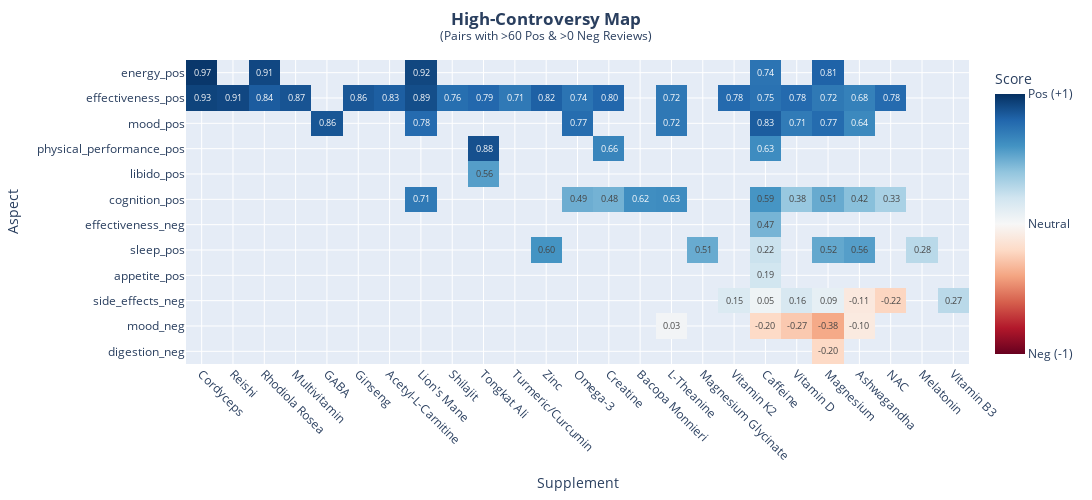

Notebook code for this chart:
### Code cell
MIN_POS_COUNT = 60
MIN_NEG_COUNT = 0
FONT_SIZE_ANNOT = 9  


# --- 1. Filter data (Same logic as before) ---
df_filtered = df_golden[~df_golden['aspect'].isin(['side_effects', "taste"])].copy()
df_filtered = df_filtered[~df_filtered['supplements'].isin(["Supplement"])]
df_filtered = df_filtered[df_filtered['polarity'].isin(['positive', 'negative'])]

# --- 2. Calculate counts ---
polarity_counts = df_filtered.groupby(['supplements', 'aspect', 'polarity']).size().unstack(fill_value=0)

if 'positive' not in polarity_counts.columns: polarity_counts['positive'] = 0
if 'negative' not in polarity_counts.columns: polarity_counts['negative'] = 0

# --- 3. Find valid cells (Strict Threshold) ---
valid_cells_mask = (
    (polarity_counts['positive'] > MIN_POS_COUNT) & 
    (polarity_counts['negative'] > MIN_NEG_COUNT)
)
valid_cell_index = polarity_counts[valid_cells_mask].index


print(f"Found {len(valid_cell_index)} highly-debated pairs.")

# --- 4. Calculate mean polarity ---
df_valid = df_filtered[df_filtered.set_index(['supplements', 'aspect']).index.isin(valid_cell_index)].copy()
df_valid['polarity_score'] = df_valid['polarity'].map({'positive': 1, 'negative': -1})

heatmap_data = df_valid.groupby(['supplements', 'aspect'])['polarity_score'].mean()

# Pivot: Aspects on Index (Vertical), Supplements on Columns
heatmap_pivot = heatmap_data.unstack(level='supplements')

# Drop empty rows/cols
heatmap_pivot = heatmap_pivot.dropna(how='all', axis=0).dropna(how='all', axis=1)

# --- 5. Sorting (Clustering) ---
heatmap_pivot = heatmap_pivot.loc[
    heatmap_pivot.mean(axis=1).sort_values(ascending=False).index,
    heatmap_pivot.mean(axis=0).sort_values(ascending=False).index
]

# --- 6. Interactive Plotting with Plotly ---

# Determine chart size dynamically
n_rows, n_cols = heatmap_pivot.shape
height_px = max(500, n_rows * 30)
width_px = max(600, n_cols * 50)

fig = px.imshow(
    heatmap_pivot,
    labels=dict(x="Supplement", y="Aspect", color="Sentiment"),
    x=heatmap_pivot.columns,
    y=heatmap_pivot.index,
    text_auto='.2f',                # Show the numbers, formatted to 2 decimals
    aspect="auto",                  # Allow rectangular cells (not forced squares)
    color_continuous_scale='RdBu',  # Red (Neg) to Blue (Pos)
    range_color=[-1, 1]             # Lock scale from -1 to 1
)

# Customizing the visual style
fig.update_traces(
    textfont_size=FONT_SIZE_ANNOT,  # Goal 1: Smaller font
    # Goal 2: Custom Hover Tooltip
    hovertemplate="<b>Aspect:</b> %{y}<br><b>Supplement:</b> %{x}<br><b>Score:</b> %{z:.2f}<extra></extra>"
)

fig.update_layout(
    title={
        'text': f"<b>High-Controversy Map</b><br><sup>(Pairs with >{MIN_POS_COUNT} Pos & >{MIN_NEG_COUNT} Neg Reviews)</sup>",
        'y':0.95,
        'x':0.5,
        'xanchor': 'center',
        'yanchor': 'top'
    },
    width=width_px,
    height=height_px,
    xaxis={'side': 'bottom', 'tickangle': 45}, # Rotate x-labels
    yaxis={'side': 'left'},
    coloraxis_colorbar=dict(
        title="Score",
        tickvals=[-1, 0, 1],
        ticktext=["Neg (-1)", "Neutral", "Pos (+1)"]
    )
)

fig.show()

### Figure 1 — Plotly figure (JSON) as saved in the notebook; plotly's stock layout.template omitted (floating-point values rounded to 4 significant figures; data arrays with more than 128 entries replaced by an {"elided": "..."} marker saying what was removed)
{"data": [{"coloraxis": "coloraxis", "hovertemplate": "<b>Aspect:</b> %{y}<br><b>Supplement:</b> %{x}<br><b>Score:</b> %{z:.2f}<extra></extra>", "name": "0", "textfont": {"size": 9}, "texttemplate": "%{z:.2f}", "type": "heatmap", "x": ["Cordyceps", "Reishi", "Rhodiola Rosea", "Multivitamin", "GABA", "Ginseng", "Acetyl-L-Carnitine", "Lion's Mane", "Shilajit", "Tongkat Ali", "Turmeric/Curcumin", "Zinc", "Omega-3", "Creatine", "Bacopa Monnieri", "L-Theanine", "Magnesium Glycinate", "Vitamin K2", "Caffeine", "Vitamin D", "Magnesium", "Ashwagandha", "NAC", "Melatonin", "Vitamin B3"], "xaxis": "x", "y": ["energy_pos", "effectiveness_pos", "mood_pos", "physical_performance_pos", "libido_pos", "cognition_pos", "effectiveness_neg", "sleep_pos", "appetite_pos", "side_effects_neg", "mood_neg", "digestion_neg"], "yaxis": "y", "z": {"elided": "12x25 float values"}}], "layout": {"coloraxis": {"cmax": 1, "cmin": -1, "colorbar": {"ticktext": ["Neg (-1)", "Neutral", "Pos (+1)"], "tickvals": [-1, 0, 1], "title": {"text": "Score"}}, "colorscale": [[0, "rgb(103,0,31)"], [0.1, "rgb(178,24,43)"], [0.2, "rgb(214,96,77)"], [0.3, "rgb(244,165,130)"], [0.4, "rgb(253,219,199)"], [0.5, "rgb(247,247,247)"], [0.6, "rgb(209,229,240)"], [0.7, "rgb(146,197,222)"], [0.8, "rgb(67,147,195)"], [0.9, "rgb(33,102,172)"], [1, "rgb(5,48,97)"]]}, "height": 500, "margin": {"t": 60}, "title": {"text": "<b>High-Controversy Map</b><br><sup>(Pairs with >60 Pos & >0 Neg Reviews)</sup>", "x": 0.5, "xanchor": "center", "y": 0.95, "yanchor": "top"}, "width": 1250, "xaxis": {"anchor": "y", "domain": [0, 1], "side": "bottom", "tickangle": 45, "title": {"text": "Supplement"}}, "yaxis": {"anchor": "x", "autorange": "reversed", "domain": [0, 1], "side": "left", "title": {"text": "Aspect"}}}}
